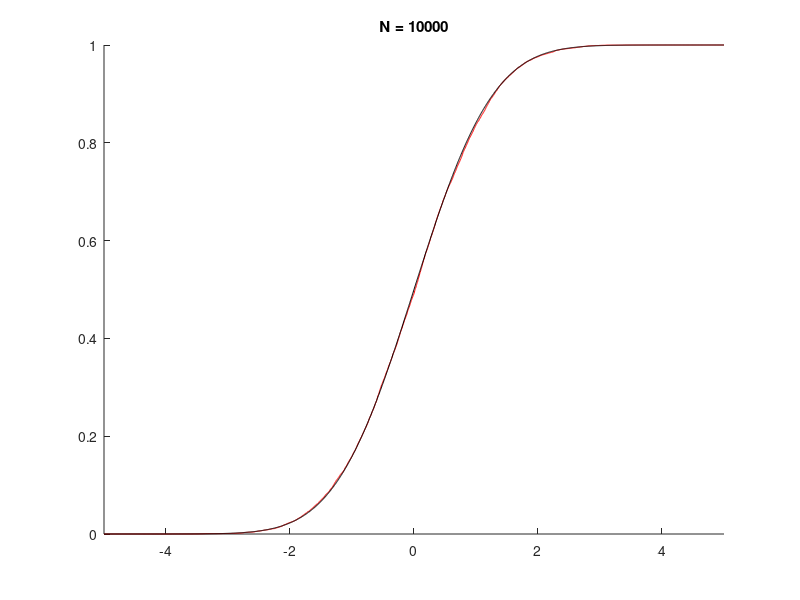

This figure's MATLAB source:
%---------------------------------------------------------------------------------------
% Test of the Glivenko-Cantelli theorem
%---------------------------------------------------------------------------------------
% We run T times this experiment: draw a sequence of iid variables, plot the empirical distribution
% and the true distribution for comparison.
%
% (in abstract terms, we extract T "omega's", or "trajectories", and plot the empirical 
% distribution of their first N samples X1(omega) ... XN(omega) ).
%---------------------------------------------------------------------------------------

x = linspace(-5, 5, 2000);        % Abscissas for plotting
trueDist = normcdf(x);            % Cumulative distribution of N(0,1)

T = 1;                            % Number of trajectories
MAX_N = 10000;                    % Length of the trajectory (ideally infinite)
trajectories = randn(T, MAX_N);   % (Ideally) iid variables distributed as N(0,1)


% Show in subsequent plots what happens as N increases, to appreciate uniform convergence
for N=[5, 10, 30, 100, 300, 1000, 3000, 10000],

   figure(1);
   clf;
   hold on;
   axis([-5 5 0 1]);
   title(sprintf('N = %d', N));

   % For each trajectory, build and plot the graph of the empirical distribution up to time N
   for k = 1:T,
      empiricalDist = zeros(1, length(x));
      for i = 1:N,
         stepFunction = trajectories(k, i) <= x;          % The indicator function 1_{Xi <= x}
         empiricalDist = empiricalDist + stepFunction/N;  % Accumulates weighted sum
      end
      plot(x, empiricalDist, 'r');
   end

   % Then plot the true one
   plot(x, trueDist, 'k');
   pause;

end

%---------------------------------------------------------------------------------------
% Now try with T = 2, 10, 100 trajectories.
% The empirical distribution converges UNIFORMLY to the true one
% for "almost all" trajectories (i.e. ALMOST SURELY, in the abstract setting,
% but in practice for all of them!).
%---------------------------------------------------------------------------------------
